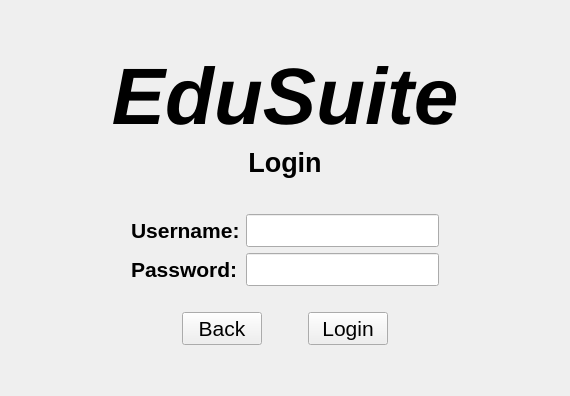
         <widget class="QWidget" name="guif_loginmenu">
          <layout class="QGridLayout" name="gridLayout_6">
           <item row="2" column="1">
            <spacer name="verticalSpacer_6">
             <property name="orientation">
              <enum>Qt::Vertical</enum>
             </property>
             <property name="sizeHint" stdset="0">
              <size>
               <width>20</width>
               <height>40</height>
              </size>
             </property>
            </spacer>
           </item>
           <item row="1" column="1">
            <layout class="QGridLayout" name="guif_lm_grid">
             <item row="0" column="0">
              <widget class="QLabel" name="guif_lm_title_logo">
               <property name="font">
                <font>
                 <pointsize>60</pointsize>
                 <weight>75</weight>
                 <italic>true</italic>
                 <bold>true</bold>
                </font>
               </property>
               <property name="text">
                <string>EduSuite</string>
               </property>
               <property name="alignment">
                <set>Qt::AlignCenter</set>
               </property>
              </widget>
             </item>
             <item row="1" column="0">
              <widget class="QLabel" name="guif_lm_title_login">
               <property name="font">
                <font>
                 <pointsize>20</pointsize>
                 <weight>75</weight>
                 <bold>true</bold>
                </font>
               </property>
               <property name="text">
                <string>Login</string>
               </property>
               <property name="alignment">
                <set>Qt::AlignCenter</set>
               </property>
              </widget>
             </item>
             <item row="2" column="0">
              <spacer name="verticalSpacer_4">
               <property name="orientation">
                <enum>Qt::Vertical</enum>
               </property>
               <property name="sizeType">
                <enum>QSizePolicy::Fixed</enum>
               </property>
               <property name="sizeHint" stdset="0">
                <size>
                 <width>20</width>
                 <height>30</height>
                </size>
               </property>
              </spacer>
             </item>
             <item row="3" column="0">
              <layout class="QHBoxLayout" name="guif_lm_layout_btn">
               <item>
                <layout class="QGridLayout" name="guif_lm_layout_btn_2">
                 <item row="1" column="2">
                  <widget class="QLineEdit" name="guif_lm_lineEdit_pass">
                   <property name="font">
                    <font>
                     <pointsize>16</pointsize>
                    </font>
                   </property>
                   <property name="maxLength">
                    <number>32</number>
                   </property>
                  </widget>
                 </item>
                 <item row="0" column="1">
                  <widget class="QLabel" name="guif_lm_label_user">
                   <property name="font">
                    <font>
                     <pointsize>16</pointsize>
                     <weight>75</weight>
                     <bold>true</bold>
                    </font>
                   </property>
                   <property name="text">
                    <string>Username:</string>
                   </property>
                  </widget>
                 </item>
                 <item row="0" column="2">
                  <widget class="QLineEdit" name="guif_lm_lineEdit_user">
                   <property name="font">
                    <font>
                     <pointsize>16</pointsize>
                    </font>
                   </property>
                   <property name="maxLength">
                    <number>32</number>
                   </property>
                  </widget>
                 </item>
                 <item row="0" column="3">
                  <spacer name="horizontalSpacer_4">
                   <property name="orientation">
                    <enum>Qt::Horizontal</enum>
                   </property>
                   <property name="sizeType">
                    <enum>QSizePolicy::Fixed</enum>
                   </property>
                   <property name="sizeHint" stdset="0">
                    <size>
                     <width>80</width>
                     <height>20</height>
                    </size>
                   </property>
                  </spacer>
                 </item>
                 <item row="0" column="0">
                  <spacer name="horizontalSpacer_5">
                   <property name="orientation">
                    <enum>Qt::Horizontal</enum>
                   </property>
                   <property name="sizeType">
                    <enum>QSizePolicy::Fixed</enum>
                   </property>
                   <property name="sizeHint" stdset="0">
                    <size>
                     <width>80</width>
                     <height>20</height>
                    </size>
                   </property>
                  </spacer>
                 </item>
                 <item row="1" column="1">
                  <widget class="QLabel" name="guif_lm_label_pass">
                   <property name="font">
                    <font>
                     <pointsize>16</pointsize>
                     <weight>75</weight>
                     <bold>true</bold>
                    </font>
                   </property>
                   <property name="text">
                    <string>Password:</string>
                   </property>
                  </widget>
                 </item>
                 <item row="2" column="1">
                  <spacer name="verticalSpacer_7">
                   <property name="orientation">
                    <enum>Qt::Vertical</enum>
                   </property>
                   <property name="sizeType">
                    <enum>QSizePolicy::Fixed</enum>
                   </property>
                   <property name="sizeHint" stdset="0">
                    <size>
                     <width>20</width>
                     <height>20</height>
                    </size>
                   </property>
                  </spacer>
                 </item>
                </layout>
               </item>
              </layout>
             </item>
             <item row="4" column="0">
              <layout class="QHBoxLayout" name="horizontalLayout_4">
               <property name="topMargin">
                <number>0</number>
               </property>
               <item>
                <spacer name="horizontalSpacer_9">
                 <property name="orientation">
                  <enum>Qt::Horizontal</enum>
                 </property>
                 <property name="sizeHint" stdset="0">
                  <size>
                   <width>40</width>
                   <height>20</height>
                  </size>
                 </property>
                </spacer>
               </item>
               <item>
                <widget class="QPushButton" name="guif_lm_btn_back">
                 <property name="font">
                  <font>
                   <pointsize>16</pointsize>
                  </font>
                 </property>
                 <property name="text">
                  <string>Back</string>
                 </property>
                </widget>
               </item>
               <item>
                <spacer name="horizontalSpacer_8">
                 <property name="orientation">
                  <enum>Qt::Horizontal</enum>
                 </property>
                 <property name="sizeType">
                  <enum>QSizePolicy::Fixed</enum>
                 </property>
                 <property name="sizeHint" stdset="0">
                  <size>
                   <width>40</width>
                   <height>20</height>
                  </size>
                 </property>
                </spacer>
               </item>
               <item>
                <widget class="QPushButton" name="guif_lm_btn_login">
                 <property name="font">
                  <font>
                   <pointsize>16</pointsize>
                  </font>
                 </property>
                 <property name="text">
                  <string>Login</string>
                 </property>
                </widget>
               </item>
               <item>
                <spacer name="horizontalSpacer_10">
                 <property name="orientation">
                  <enum>Qt::Horizontal</enum>
                 </property>
                 <property name="sizeHint" stdset="0">
                  <size>
                   <width>40</width>
                   <height>20</height>
                  </size>
                 </property>
                </spacer>
               </item>
              </layout>
             </item>
            </layout>
           </item>
           <item row="1" column="2">
            <spacer name="horizontalSpacer_7">
             <property name="orientation">
              <enum>Qt::Horizontal</enum>
             </property>
             <property name="sizeHint" stdset="0">
              <size>
               <width>40</width>
               <height>20</height>
              </size>
             </property>
            </spacer>
           </item>
           <item row="0" column="1">
            <spacer name="verticalSpacer_5">
             <property name="orientation">
              <enum>Qt::Vertical</enum>
             </property>
             <property name="sizeHint" stdset="0">
              <size>
               <width>20</width>
               <height>40</height>
              </size>
             </property>
            </spacer>
           </item>
           <item row="1" column="0">
            <spacer name="horizontalSpacer_6">
             <property name="orientation">
              <enum>Qt::Horizontal</enum>
             </property>
             <property name="sizeHint" stdset="0">
              <size>
               <width>40</width>
               <height>20</height>
              </size>
             </property>
            </spacer>
           </item>
          </layout>
         </widget>
